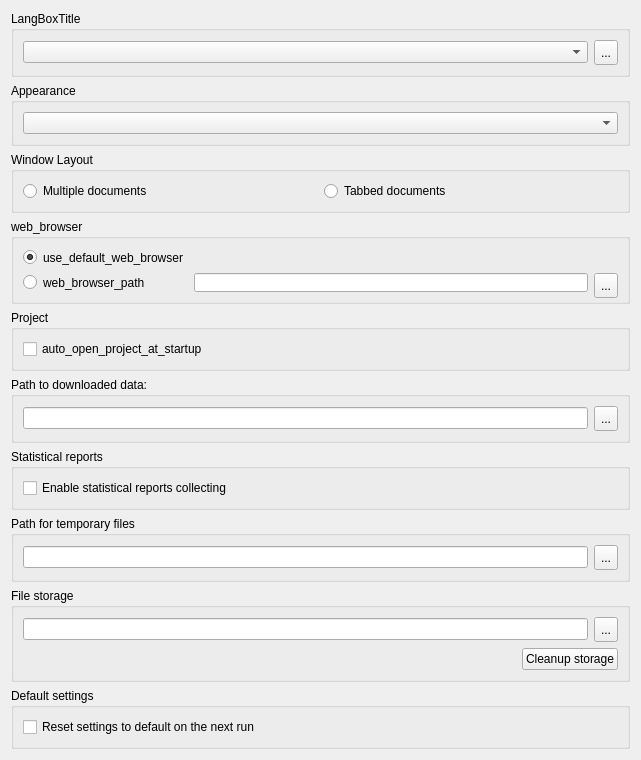
<?xml version="1.0" encoding="UTF-8"?>
<ui version="4.0">
 <class>UserApplicationsSettingsWidget</class>
 <widget class="QWidget" name="UserApplicationsSettingsWidget">
  <property name="geometry">
   <rect>
    <x>0</x>
    <y>0</y>
    <width>641</width>
    <height>748</height>
   </rect>
  </property>
  <property name="sizePolicy">
   <sizepolicy hsizetype="Minimum" vsizetype="Minimum">
    <horstretch>0</horstretch>
    <verstretch>0</verstretch>
   </sizepolicy>
  </property>
  <property name="windowTitle">
   <string/>
  </property>
  <layout class="QVBoxLayout" name="verticalLayout_4">
   <item>
    <widget class="QGroupBox" name="langBox">
     <property name="title">
      <string>LangBoxTitle</string>
     </property>
     <layout class="QHBoxLayout" name="horizontalLayout">
      <item>
       <widget class="QComboBox" name="langCombo"/>
      </item>
      <item>
       <widget class="QToolButton" name="langButton">
        <property name="minimumSize">
         <size>
          <width>24</width>
          <height>25</height>
         </size>
        </property>
        <property name="text">
         <string>...</string>
        </property>
       </widget>
      </item>
     </layout>
    </widget>
   </item>
   <item>
    <widget class="QGroupBox" name="groupBox_2">
     <property name="title">
      <string>Appearance</string>
     </property>
     <layout class="QHBoxLayout" name="horizontalLayout_2">
      <item>
       <widget class="QComboBox" name="styleCombo"/>
      </item>
     </layout>
    </widget>
   </item>
   <item>
    <widget class="QGroupBox" name="groupBox_4">
     <property name="title">
      <string>Window Layout</string>
     </property>
     <layout class="QHBoxLayout" name="horizontalLayout_7">
      <item>
       <widget class="QRadioButton" name="mdiButton">
        <property name="text">
         <string>Multiple documents</string>
        </property>
        <attribute name="buttonGroup">
         <string>buttonGroup</string>
        </attribute>
       </widget>
      </item>
      <item>
       <widget class="QRadioButton" name="tabbedButton">
        <property name="text">
         <string>Tabbed documents</string>
        </property>
        <attribute name="buttonGroup">
         <string>buttonGroup</string>
        </attribute>
       </widget>
      </item>
     </layout>
    </widget>
   </item>
   <item>
    <widget class="QGroupBox" name="groupBox">
     <property name="sizePolicy">
      <sizepolicy hsizetype="Preferred" vsizetype="Preferred">
       <horstretch>0</horstretch>
       <verstretch>0</verstretch>
      </sizepolicy>
     </property>
     <property name="minimumSize">
      <size>
       <width>300</width>
       <height>85</height>
      </size>
     </property>
     <property name="title">
      <string>web_browser</string>
     </property>
     <layout class="QVBoxLayout" name="verticalLayout_2">
      <item>
       <layout class="QGridLayout" name="gridLayout">
        <property name="sizeConstraint">
         <enum>QLayout::SetNoConstraint</enum>
        </property>
        <item row="0" column="0">
         <widget class="QRadioButton" name="defaultWebBrowser">
          <property name="sizePolicy">
           <sizepolicy hsizetype="Fixed" vsizetype="Fixed">
            <horstretch>0</horstretch>
            <verstretch>0</verstretch>
           </sizepolicy>
          </property>
          <property name="text">
           <string>use_default_web_browser</string>
          </property>
          <property name="checked">
           <bool>true</bool>
          </property>
         </widget>
        </item>
        <item row="1" column="0">
         <widget class="QRadioButton" name="customWebBrowser">
          <property name="text">
           <string>web_browser_path</string>
          </property>
         </widget>
        </item>
        <item row="1" column="1">
         <widget class="QLineEdit" name="webBrowserEdit">
          <property name="enabled">
           <bool>true</bool>
          </property>
         </widget>
        </item>
        <item row="1" column="2">
         <widget class="QToolButton" name="webBrowserButton">
          <property name="enabled">
           <bool>true</bool>
          </property>
          <property name="minimumSize">
           <size>
            <width>24</width>
            <height>25</height>
           </size>
          </property>
          <property name="text">
           <string>...</string>
          </property>
         </widget>
        </item>
       </layout>
      </item>
     </layout>
    </widget>
   </item>
   <item>
    <widget class="QGroupBox" name="projectBox">
     <property name="title">
      <string>Project</string>
     </property>
     <layout class="QVBoxLayout" name="verticalLayout">
      <item>
       <widget class="QCheckBox" name="autoOpenProjectBox">
        <property name="text">
         <string>auto_open_project_at_startup</string>
        </property>
       </widget>
      </item>
     </layout>
    </widget>
   </item>
   <item>
    <widget class="QGroupBox" name="groupBox_3">
     <property name="title">
      <string>Path to downloaded data:</string>
     </property>
     <layout class="QHBoxLayout" name="horizontalLayout_4">
      <item>
       <layout class="QHBoxLayout" name="horizontalLayout_3">
        <item>
         <widget class="QLineEdit" name="downloadsDirPathEdit"/>
        </item>
        <item>
         <widget class="QToolButton" name="browseDownloadDirButton">
          <property name="minimumSize">
           <size>
            <width>24</width>
            <height>25</height>
           </size>
          </property>
          <property name="toolTip">
           <string/>
          </property>
          <property name="text">
           <string>...</string>
          </property>
         </widget>
        </item>
       </layout>
      </item>
     </layout>
    </widget>
   </item>
   <item>
    <widget class="QGroupBox" name="statisticsBox">
     <property name="title">
      <string>Statistical reports</string>
     </property>
     <layout class="QVBoxLayout" name="verticalLayout_3">
      <item>
       <widget class="QCheckBox" name="enableStatisticsEdit">
        <property name="text">
         <string>Enable statistical reports collecting</string>
        </property>
       </widget>
      </item>
     </layout>
    </widget>
   </item>
   <item>
    <widget class="QGroupBox" name="tmpDirGroupBox">
     <property name="title">
      <string>Path for temporary files</string>
     </property>
     <layout class="QHBoxLayout" name="horizontalLayout_6">
      <item>
       <layout class="QHBoxLayout" name="horizontalLayout_5">
        <item>
         <widget class="QLineEdit" name="tmpDirPathEdit"/>
        </item>
        <item>
         <widget class="QToolButton" name="browseTmpDirButton">
          <property name="enabled">
           <bool>true</bool>
          </property>
          <property name="minimumSize">
           <size>
            <width>24</width>
            <height>25</height>
           </size>
          </property>
          <property name="maximumSize">
           <size>
            <width>24</width>
            <height>16777215</height>
           </size>
          </property>
          <property name="text">
           <string>...</string>
          </property>
          <property name="iconSize">
           <size>
            <width>16</width>
            <height>16</height>
           </size>
          </property>
         </widget>
        </item>
       </layout>
      </item>
     </layout>
    </widget>
   </item>
   <item>
    <widget class="QGroupBox" name="fileStorageGroupBox">
     <property name="title">
      <string>File storage</string>
     </property>
     <layout class="QVBoxLayout" name="verticalLayout_6">
      <item>
       <layout class="QHBoxLayout" name="horizontalLayout_9">
        <item>
         <widget class="QLineEdit" name="fileStorageDirPathEdit"/>
        </item>
        <item>
         <widget class="QToolButton" name="browseFileStorageButton">
          <property name="enabled">
           <bool>true</bool>
          </property>
          <property name="minimumSize">
           <size>
            <width>24</width>
            <height>25</height>
           </size>
          </property>
          <property name="maximumSize">
           <size>
            <width>24</width>
            <height>16777215</height>
           </size>
          </property>
          <property name="text">
           <string>...</string>
          </property>
          <property name="iconSize">
           <size>
            <width>16</width>
            <height>16</height>
           </size>
          </property>
         </widget>
        </item>
       </layout>
      </item>
      <item>
       <layout class="QHBoxLayout" name="horizontalLayout_8">
        <item>
         <spacer name="horizontalSpacer">
          <property name="orientation">
           <enum>Qt::Horizontal</enum>
          </property>
          <property name="sizeHint" stdset="0">
           <size>
            <width>40</width>
            <height>20</height>
           </size>
          </property>
         </spacer>
        </item>
        <item>
         <widget class="QPushButton" name="cleanupStorageButton">
          <property name="text">
           <string>Cleanup storage</string>
          </property>
         </widget>
        </item>
       </layout>
      </item>
     </layout>
    </widget>
   </item>
   <item>
    <widget class="QGroupBox" name="reset">
     <property name="title">
      <string>Default settings</string>
     </property>
     <layout class="QVBoxLayout" name="verticalLayout_5">
      <item>
       <widget class="QCheckBox" name="resetSettingsBox">
        <property name="text">
         <string>Reset settings to default on the next run</string>
        </property>
       </widget>
      </item>
     </layout>
    </widget>
   </item>
   <item>
    <spacer name="verticalSpacer">
     <property name="orientation">
      <enum>Qt::Vertical</enum>
     </property>
     <property name="sizeHint" stdset="0">
      <size>
       <width>20</width>
       <height>40</height>
      </size>
     </property>
    </spacer>
   </item>
  </layout>
 </widget>
 <resources/>
 <connections>
  <connection>
   <sender>defaultWebBrowser</sender>
   <signal>toggled(bool)</signal>
   <receiver>webBrowserEdit</receiver>
   <slot>setDisabled(bool)</slot>
   <hints>
    <hint type="sourcelabel">
     <x>96</x>
     <y>41</y>
    </hint>
    <hint type="destinationlabel">
     <x>323</x>
     <y>67</y>
    </hint>
   </hints>
  </connection>
  <connection>
   <sender>defaultWebBrowser</sender>
   <signal>toggled(bool)</signal>
   <receiver>webBrowserButton</receiver>
   <slot>setDisabled(bool)</slot>
   <hints>
    <hint type="sourcelabel">
     <x>96</x>
     <y>41</y>
    </hint>
    <hint type="destinationlabel">
     <x>487</x>
     <y>67</y>
    </hint>
   </hints>
  </connection>
 </connections>
 <buttongroups>
  <buttongroup name="buttonGroup"/>
 </buttongroups>
</ui>
